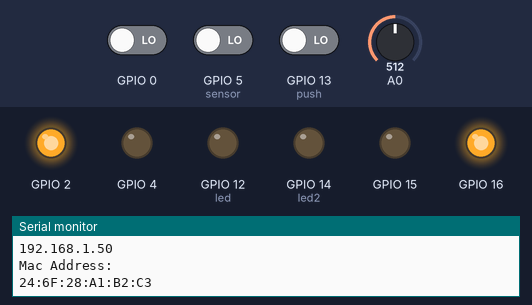
A sketch run on a simulated ESP8266 (NodeMCU). On the bench: output pins drawn as LEDs (lit = HIGH), the last lines printed to the serial monitor. Inputs (shaded band) come from the test bench; at power-on: GPIO 5 (sensor) LOW, GPIO 0 LOW, GPIO 13 (push) LOW, A0 = 512. WiFi joins after 1.5 s; servers stay silent unless stated; uploads are accepted with an empty reply.

Above: at 2.8 s.
2.9 s: GPIO 5 (sensor) driven HIGH
16.9 s: GPIO 0 driven HIGH
At 20.8 s:
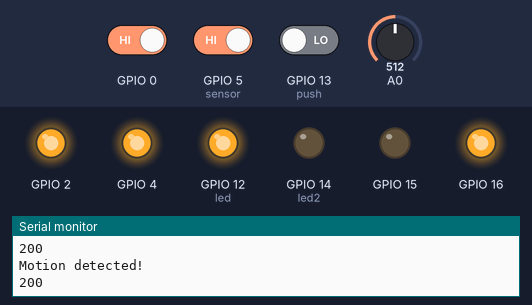
30.2 s: GPIO 5 (sensor) driven LOW
At 37.0 s:
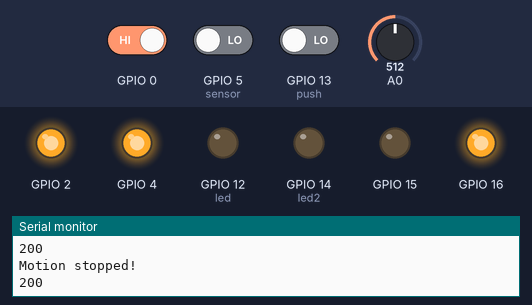
43.5 s: GPIO 0 driven LOW
At 53.2 s:
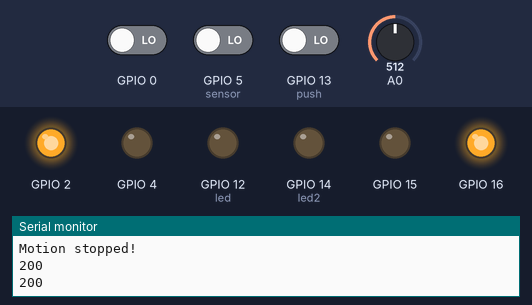
56.8 s: GPIO 5 (sensor) driven HIGH
At 69.5 s:
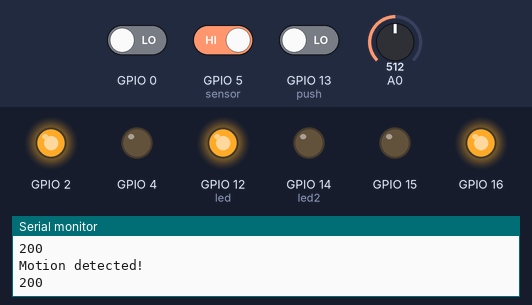
70.6 s: GPIO 0 driven HIGH and GPIO 13 (push) driven HIGH
At 87.0 s:
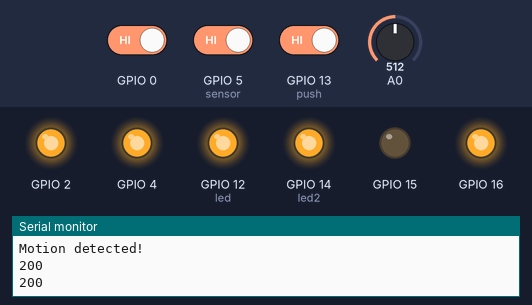
Timing chart, 0 to 102.4 s (numbered marks = the images above; inputs shaded):
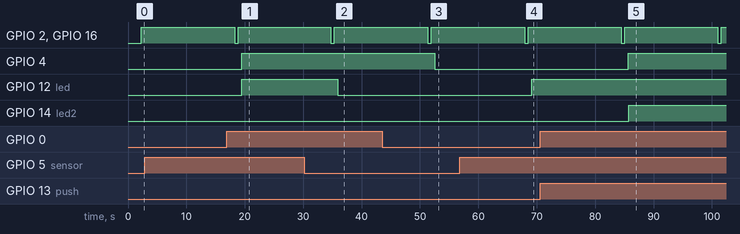

Measured:
- after the input at 16.9 s, GPIO 4: LOW → HIGH after 2.5 s
- after the input at 30.2 s, GPIO 12 (led): HIGH → LOW after 5.7 s
- after the input at 43.5 s, GPIO 4: HIGH → LOW after 9.0 s
- after the input at 56.8 s, GPIO 12 (led): LOW → HIGH after 12.3 s
- after the input at 70.6 s, GPIO 4: LOW → HIGH after 15.0 s; GPIO 14 (led2): LOW → HIGH after 15.1 s
- by itself, GPIO 2, GPIO 16: alternates HIGH for 15.9 s and LOW for 0.60 s

The sketch:

code_NodeMCU.ino
```cpp
#include <ESP8266WiFi.h>
#include <ESP8266HTTPClient.h>
const char* ssid = "COM-818";
const char* password = "";

const char* host = "http://192.168.10.100/api";

String data;
String preview;

int valor;
int estado = 0;
int gro;
int led = 12;   // the pin that the LED is atteched to
int sensor = 5; //
int state = LOW;             // by default, no motion detected
int val = 0;
int push = 13;
int led2 = 14;
int value = 0;

// Estructura para guardar los elementos de la request de HTTP
struct ServerResponse
{
  int HTTP_CODE = -1;
  String PAYLOAD = "__No Response From Server__";
};
ServerResponse httpPOST(const String& JSON);
ServerResponse httpGET();


// LED pin
void setup() {
  pinMode(2, OUTPUT);
  pinMode(0, INPUT);
  pinMode(4, OUTPUT);
  pinMode(16, OUTPUT);
  pinMode(15, OUTPUT);
  pinMode(led, OUTPUT);      // initalize LED as an output
  pinMode(sensor, INPUT);
  pinMode(push, INPUT);
  pinMode(led2, OUTPUT);

  Serial.begin(1200);

  Serial.println();
  Serial.println();
  Serial.print("Connecting to ");
  Serial.println(ssid);

  WiFi.begin(ssid, password);

  while (WiFi.status() != WL_CONNECTED) {
    delay(500);
    Serial.print(".");
  }

  Serial.println("");
  Serial.println("WiFi Connected");
  Serial.println("IP address: ");
  Serial.println(WiFi.localIP());
  Serial.println("Mac Address: ");
  Serial.println(WiFi.macAddress());

}

void loop() {

  digitalWrite(2, LOW); // D4 internal LED
  digitalWrite(16, LOW); // Pin D0 in ESP if connected to WiFi
  digitalWrite(15, LOW); // Pin D8 LED if not connected to WiFi
  delay(600);

  digitalWrite(2, HIGH);


  if(WiFi.status() == WL_CONNECTED){
    digitalWrite(16, HIGH);
    delay(600);
  }
  else{
    digitalWrite(15, HIGH);
    delay(600);
  }

  gro = analogRead(A0);
  //Serial.println(gro);
  digitalWrite(4, estado);
  valor = digitalRead(0);
  if (valor == HIGH){
    digitalWrite(4, !estado);
  }

  //===============================
  //@sensor
  //
  //===============================
  val = digitalRead(sensor);   // read sensor value
  if (val == HIGH) {           // check if the sensor is HIGH
    digitalWrite(led, HIGH);   // turn LED ON
    delay(100);                // delay 100 milliseconds

    if (state == LOW) {
      Serial.println("Motion detected!");
      state = HIGH;       // update variable state to HIGH
    }
  }
  else {
      digitalWrite(led, LOW); // turn LED OFF
      delay(200);             // delay 200 milliseconds

      if (state == HIGH){
        Serial.println("Motion stopped!");
        state = LOW;       // update variable state to LOW
    }
  }

  value = digitalRead(push);
  if (value == HIGH) {
    digitalWrite(led2, !estado);
  }
  else {
    digitalWrite(led2, estado);
  }

  preview = data;
  if (val == HIGH && valor == HIGH && value == HIGH){
    data = "{\"salon_id\":\"3101\",\"estado\":\"1\",\"luz\":\"1\"}";
  }
  else if (val == HIGH && valor == HIGH && value == LOW){
    data = "{\"salon_id\":\"3101\",\"estado\":\"1\",\"luz\":\"0\"}";
  }
  else if (value == HIGH && (val == LOW || valor == LOW)){
    data = "{\"salon_id\":\"3101\",\"estado\":\"0\",\"luz\":\"1\"}";
  }
  else{
    data = "{\"salon_id\":\"3101\",\"estado\":\"0\",\"luz\":\"0\"}";
  }

  ServerResponse respuesta;
  respuesta = httpPOST(data);
  Serial.println(respuesta.PAYLOAD);
  Serial.println(respuesta.HTTP_CODE);

  delay(15000);


}

/*
  Función que toma una string con formato de JSON y la envia a la url que definimos arriba
  hace un POST de http y regresa lo que envió el servidor.
  Si el código de respuesta es -1 entondes la request no se envió.

  @param const String& JSON
  @return ServerResponse
*/
ServerResponse httpPOST(const String& JSON)
{
  ServerResponse response;
  if(WiFi.status() == WL_CONNECTED)
  {
    WiFiClient client;
    HTTPClient http;
    http.begin(client, host);
    http.addHeader("Content-Type", "application/json");

    response.HTTP_CODE = http.POST(JSON);

    if(response.HTTP_CODE > 0)
      response.PAYLOAD = http.getString();
    else
      Serial.println("Error al enviar el mensaje");

    http.end();
  }
  return response;
}

/*
  Función que hace un GET de http y regresa lo que envió el servidor.
  Si el código de respuesta es -1 entondes la request no se envió.

  @return ServerResponse
*/
ServerResponse httpGET()
{
  ServerResponse response;
  if (WiFi.status() == WL_CONNECTED)
  {
    WiFiClient client;
    HTTPClient http;
    http.begin(client, host);

    response.HTTP_CODE = http.GET();

    if(response.HTTP_CODE > 0)
      response.PAYLOAD = http.getString();
    else
      Serial.println("Error al enviar el mensaje");

    http.end();
  }
  return response;

}
```
